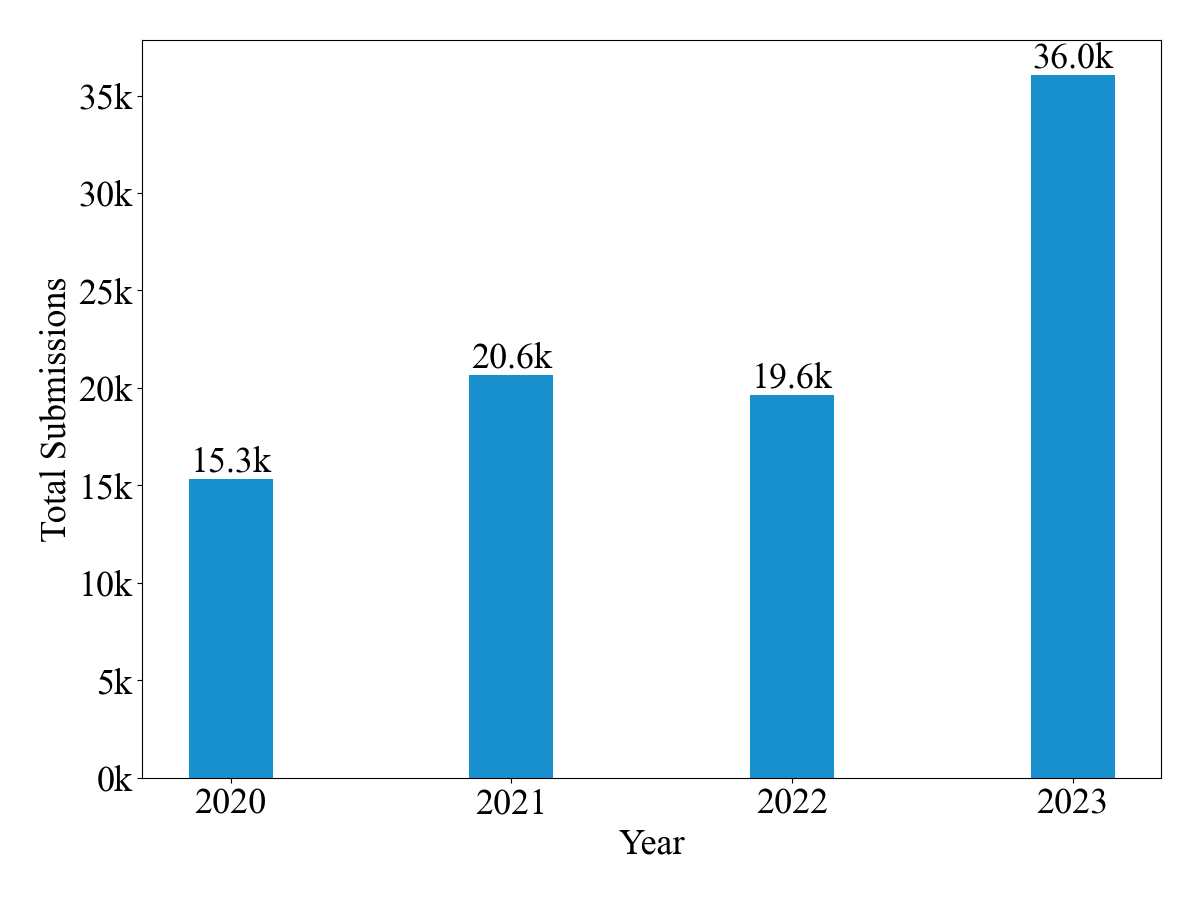

This chart was generated by the following Python code:
import matplotlib

matplotlib.use('TkAgg')
import matplotlib.pyplot as plt
import numpy as np
#0.7678571428571429
# Setting global font size for all text in the plot
plt.rcParams.update({'font.size': 26})  # Increase global font size
plt.rc('font', family='Times New Roman')
# Datasi
years = ['2020', '2021', '2022', '2023']
submission_counts = [15324, 20644, 19635, 36046]

# Plot
plt.figure(figsize=(12, 9))
color1 = (25 / 255, 144 / 255, 206 / 255)  # Specified blue color

# Plot bars with the specified blue color
bars = plt.bar(years, submission_counts, color=color1, width=0.3)  # Set width to 0.6
plt.xlabel('Year')
plt.ylabel('Total Submissions')

# Adding numbers on top of each bar
for bar in bars:
    yval = bar.get_height()
    plt.text(bar.get_x() + bar.get_width() / 2, yval, f'{yval / 1000:.1f}k', ha='center', va='bottom')

# Customize y-axis to show 'k' for thousands
ax = plt.gca()  # Get current axis
ax.yaxis.set_major_formatter(matplotlib.ticker.FuncFormatter(lambda x, p: f'{int(x / 1000)}k'))

plt.tight_layout()

# Save the figure
plt.savefig('./submission.png')

plt.show()
